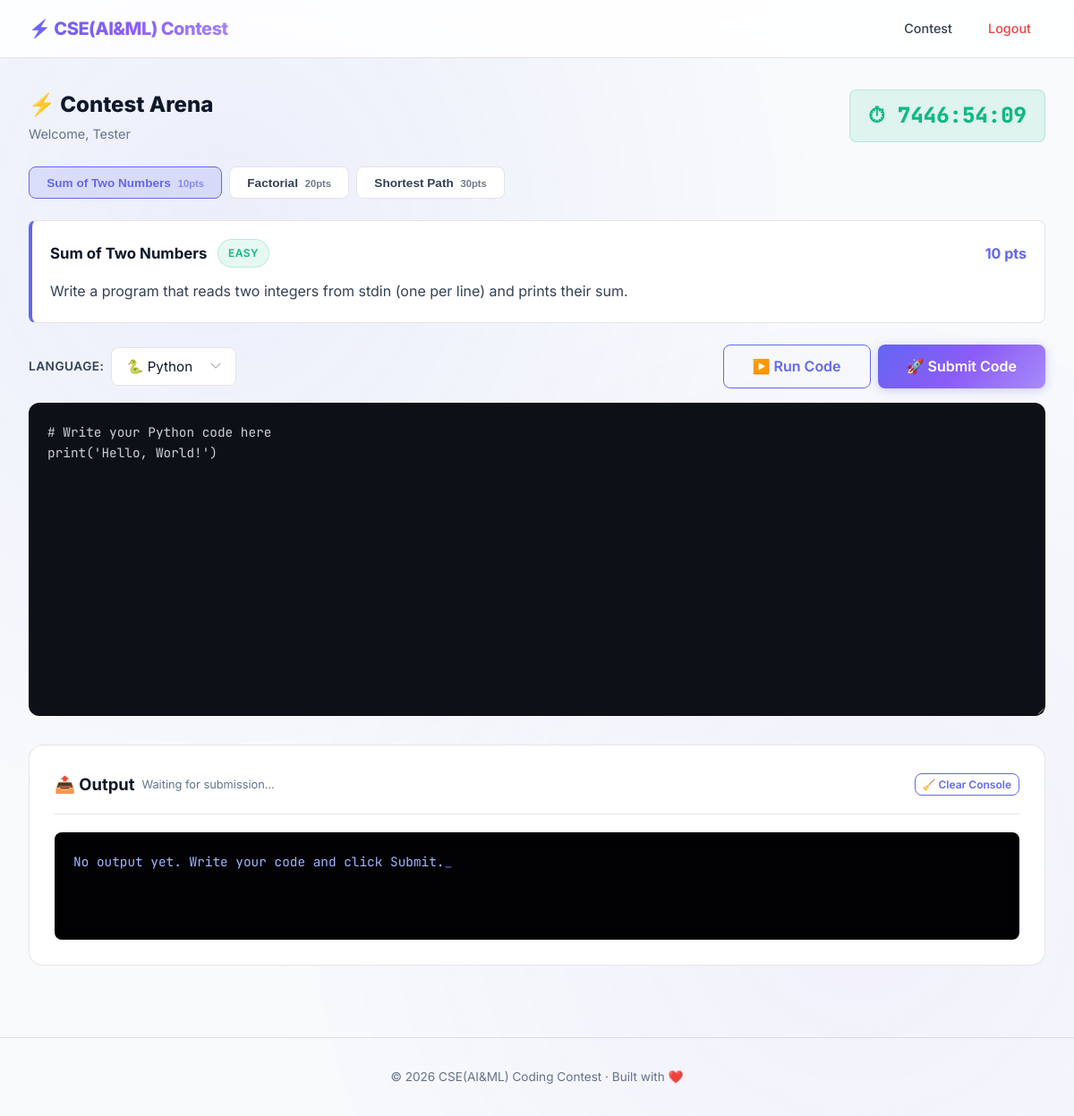
The page /contest (signed in) on the database its author committed.
### tables this page shows
CREATE TABLE problems (
            id TEXT PRIMARY KEY,
            title TEXT,
            description TEXT,
            difficulty TEXT,
            score INTEGER
        );

### app.py (the view)
@app.route("/contest")
def contest():
    if "user" not in session:
        return redirect(url_for("login"))
    con = get_db()
    problems = con.execute("SELECT * FROM problems").fetchall()
    con.close()
    start_time = get_setting("contest_start")
    end_time = get_setting("contest_end")
    return render_template("contest.html",
                           user=session["user"],
                           problems=problems,
                           start_time=start_time,
                           end_time=end_time)

### app.py (called while the page is built)
def get_db():
    print(f"DEBUG: Connecting to DB at {os.path.abspath(DB_PATH)}")
    print(f"DEBUG: Current working directory: {os.getcwd()}")
    con = sqlite3.connect(DB_PATH)
    con.row_factory = sqlite3.Row
    return con

def get_setting(key):
    con = get_db()
    res = con.execute("SELECT value FROM settings WHERE key=?", (key,)).fetchone()
    con.close()
    return res['value'] if res else None

### templates/contest.html (shortened to what this page needs)
{% extends "base.html" %}
{% block content %}
<div class="container">
    <div class="contest-header fade-in">
        <div>
            <h2 style="font-weight: 800; font-size: 1.5rem;">⚡ Contest Arena</h2>
            <p style="color: var(--text-muted); font-size: 0.9rem;">Welcome, {{ user['name'] }}</p>
        </div>
        <div id="timer" class="timer">Loading...</div>
    </div>
    <div class="problem-selector fade-in stagger-1">
        {% for p in problems %}
        <button class="problem-tab {% if loop.first %}active{% endif %}" data-id="{{ p['id'] }}"
            data-desc="{{ p['description'] }}" data-score="{{ p['score'] }}" data-diff="{{ p['difficulty'] }}"
            onclick="selectProblem(this)">
            {{ p['title'] }}
            <span class="pts">{{ p['score'] }}pts</span>
        </button>
        {% endfor %}
    </div>
    <div class="problem-description fade-in stagger-2">
        <div style="display: flex; align-items: center; gap: 0.75rem; margin-bottom: 0.75rem;">
            <span id="problem-title" style="font-weight: 700; color: var(--text-primary); font-size: 1.05rem;">
                {% if problems %}{{ problems[0]['title'] }}{% endif %}
            </span>
            <span id="problem-badge" class="badge badge-{% if problems %}{{ problems[0]['difficulty'] }}{% endif %}">
                {% if problems %}{{ problems[0]['difficulty'] }}{% endif %}
            </span>
            <span id="problem-score" style="margin-left: auto; font-weight: 700; color: var(--accent-primary);">
                {% if problems %}{{ problems[0]['score'] }} pts{% endif %}
            </span>
        </div>
        <p id="problem-desc">{% if problems %}{{ problems[0]['description'] }}{% endif %}</p>
    </div>
    <div class="editor-toolbar fade-in stagger-3">
        <div class="d-flex gap-1 align-center">
            <label class="form-label" style="margin-bottom: 0;">Language:</label>
            <select id="language" class="form-control" style="width: auto; min-width: 140px;"
                onchange="updateBoilerplate()">
                <option value="71">🐍 Python</option>
            </select>
        </div>
        <div class="d-flex gap-1">
            <button class="btn btn-outline btn-lg" onclick="submitCode(true)" id="run-btn">
                ▶️ Run Code
            </button>
            <button class="btn btn-primary btn-lg" onclick="submitCode(false)" id="submit-btn">
                🚀 Submit Code
            </button>
        </div>
    </div>
    <div class="code-editor-wrapper fade-in stagger-3">
        <textarea id="code" class="code-editor" placeholder="// Write your solution here..."
            spellcheck="false"></textarea>
    </div>
    <div class="card fade-in stagger-4">
        <div class="card-header" style="justify-content: space-between; display: flex;">
            <div style="display: flex; align-items: center; gap: 0.5rem;">
                <span class="card-title">📤 Output</span>
                <span id="output-status" style="font-size: 0.8rem; color: var(--text-muted);">Waiting for
                    submission...</span>
            </div>
            <button class="btn btn-sm btn-outline"
                onclick="document.getElementById('output').textContent='No output yet.'; document.getElementById('output-status').textContent='Cleared';"
                style="padding: 0.25rem 0.5rem; font-size: 0.75rem;">
                🧹 Clear Console
            </button>
        </div>
        <div id="output" class="output-panel">No output yet. Write your code and click Submit.</div>
    </div>
</div>
{% endblock %}

### rows shown on the page
problems: title "Sum of Two Numbers", score "10", difficulty "EASY", description "Write a program that reads two integers from stdin (one per line) and prints their sum."
problems: title "Factorial", score "20"
problems: title "Shortest Path", score "30"

### other values the page prints
{{ user['name'] }} "Tester"
